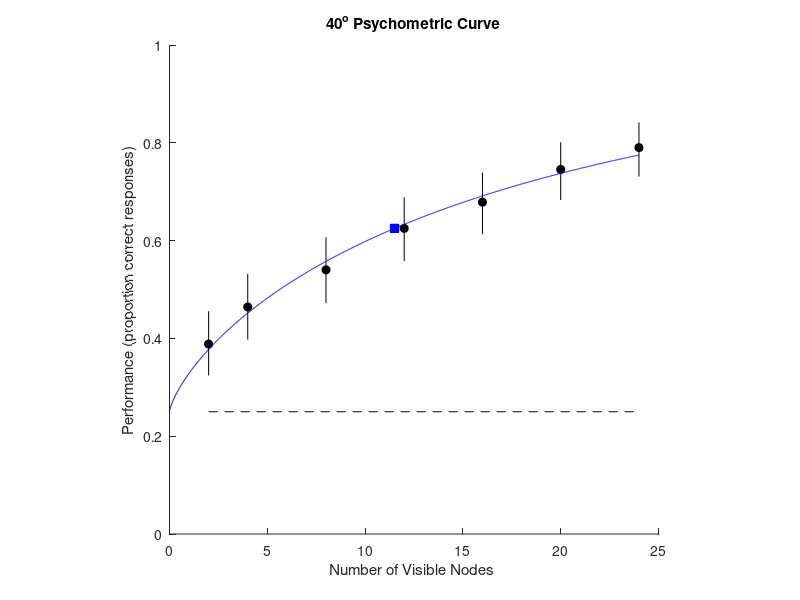

This figure's MATLAB source:
clear
% close all

NOISE = [2 4 8 12 16 20 24];
NOISE_ = linspace(0,max(NOISE),1000);

load("total_fourty.mat")
load("total_zero.mat")

DATA = totalFourtyArray;

fnBound = @(bhat) 1/(eps+double((bhat(1) > 0) & (bhat(2) > 0)));
fnPsychometric = @(lam,k,x) 0.25 + 0.75*(1 - exp(-power(max(0,x)/lam,k)));
fnCost = @(bhat) sum(power(fnPsychometric(bhat(1),bhat(2),NOISE) - mean(DATA,1),2)) * fnBound(bhat);

best_fval = 1/eps;
for iistart = 1:1000
  BHAT0 = [3 1];
  if (iistart > 1)
    BHAT0 = [2+4*rand() 3*rand()];
  end
  [bhat,fval] = fminsearch(fnCost, BHAT0);
  if (fval < best_fval)
    best_fval = fval;
    best_bhat = bhat;
  end
end

% BHAT0 = [1 5];
% [bhat,fval] = fminsearch(fnCost, BHAT0);


PM_ = fnPsychometric(bhat(1),bhat(2),NOISE_);
figure; hold on
plot(NOISE, mean(DATA,1), 'ok', 'MarkerFaceColor', 'k'); axis square
for ii = 1:length(NOISE)
  [~,pci] = binofit(sum(DATA(:,ii)), size(DATA,1));
  plot([NOISE(ii) NOISE(ii)], pci, '-k')
end
plot(NOISE_, PM_, '-b')

title("0^o Psychometric Curve")
if DATA == totalFourtyArray
    title("40^o Psychometric Curve")
end

plot([min(NOISE) max(NOISE)], [0.25 0.25], '--k')
axis square
axis([0 max(NOISE)+1 0 1])
xlabel('Number of Visible Nodes ')
ylabel('Performance (proportion correct responses)')


% Determine threshold, that is, where the fitted function = 0.75
plot(NOISE_(min(find(PM_ > 0.625))), 0.625, 'sb', 'MarkerFaceColor', 'blue')